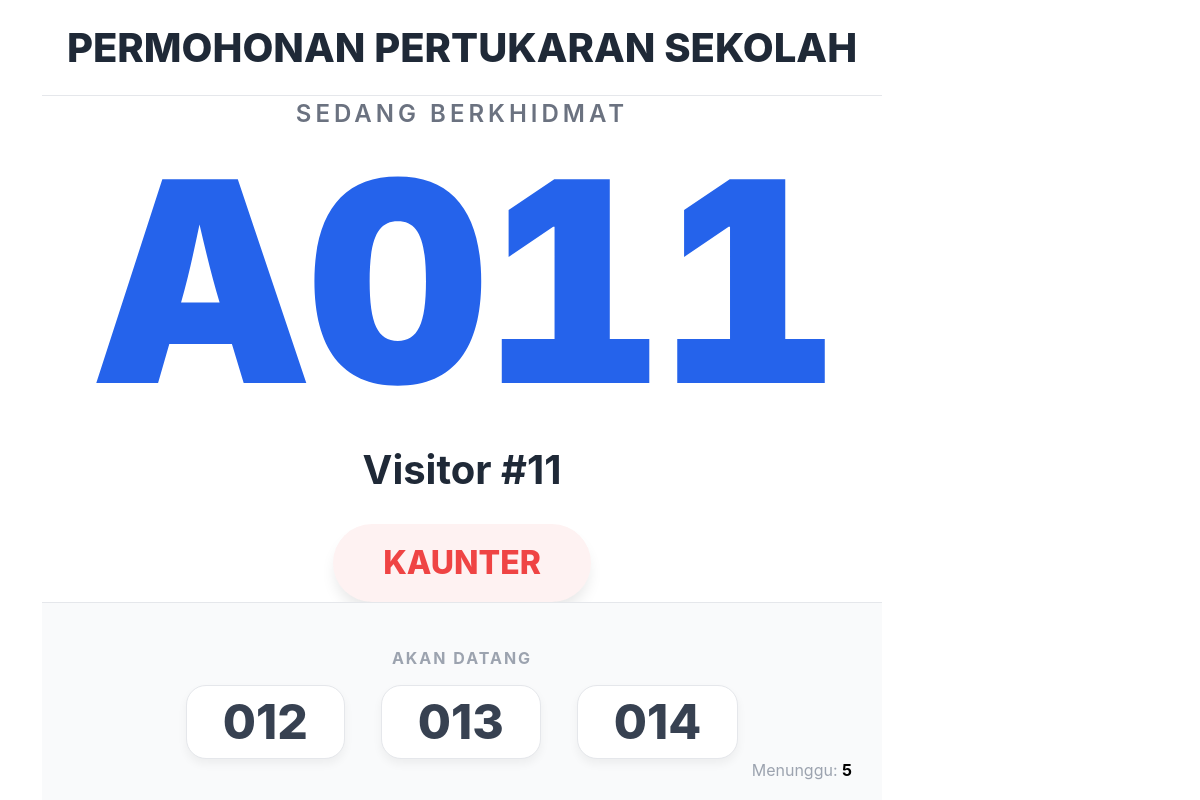
Page /q/e34f76f6-3da0-439d-a901-6b6a148072ad/display/ on the earlier database version.
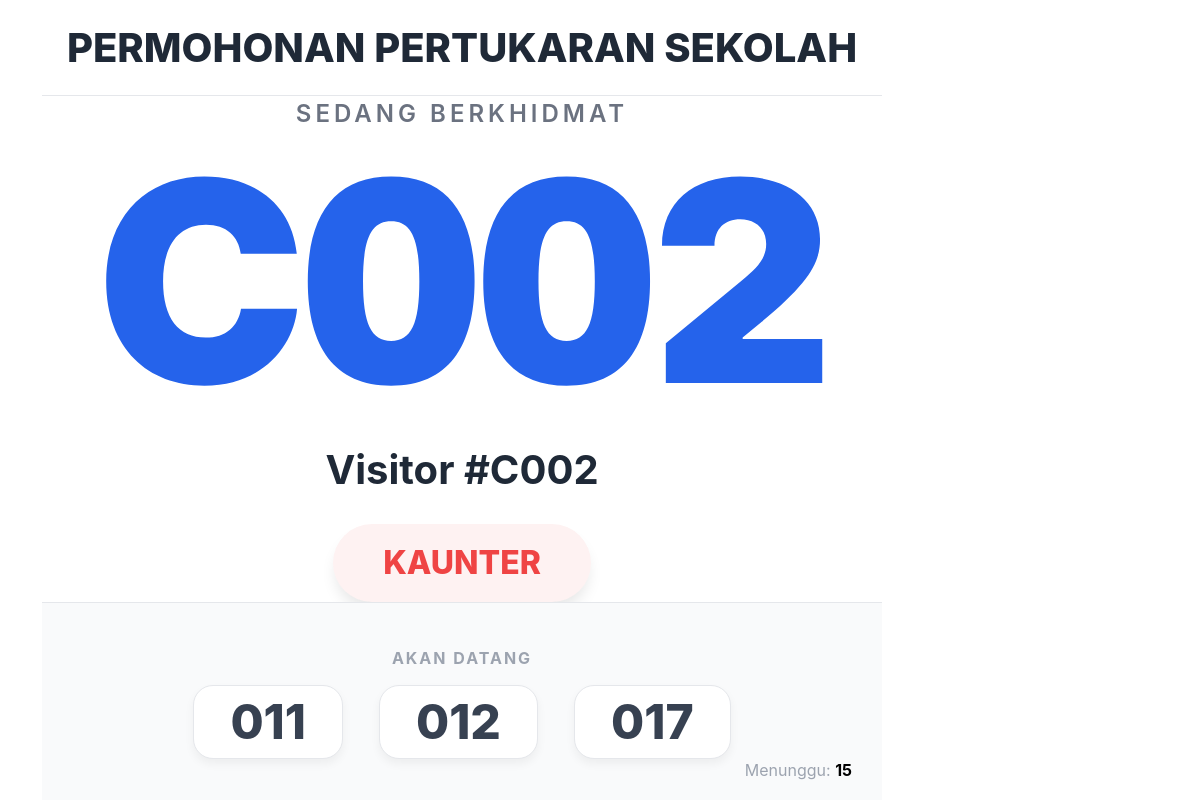
Same page on the later database version.
### queues/models.py (models this page shows, shortened)
class Visitor(models.Model):
    queue = models.ForeignKey(Queue, on_delete=models.CASCADE, related_name='visitors')
    name = models.CharField(max_length=100)
    number = models.IntegerField() # Nombor giliran (101, 102...)
    joined_at = models.DateTimeField(auto_now_add=True)
    STATUS_CHOICES = [
        ('WAITING', 'Waiting'),
        ('SERVING', 'Serving'),
        ('COMPLETED', 'Completed'),
    ]
    status = models.CharField(max_length=20, choices=STATUS_CHOICES, default='WAITING')
    is_returned = models.BooleanField(default=False)
    is_invited = models.BooleanField(default=False)
    SERVICE_CHOICES = [
        ('A', 'Pendaftaran'),
        ('B', 'Pembayaran'),
        ('C', 'Pertanyaan'),
    ]
    service_type = models.CharField(max_length=1, choices=SERVICE_CHOICES, default='A')
    @property
    def ticket_number(self):
        return f"{self.service_type}{self.number:03d}"

### queues/views.py (the view)
# urls.py: path('q/<slug:slug>/display/', views.status_display, name='status_display'),
def status_display(request, slug):
    queue = get_object_or_404(Queue, slug=slug)
    current_serving = Visitor.objects.filter(queue=queue, status='SERVING').first()
    waiting_visitors = Visitor.objects.filter(queue=queue, status='WAITING').order_by('is_returned', 'id')
    waiting_count = waiting_visitors.count()
    next_visitors = [f"{v.number:03d}" for v in waiting_visitors[:3]]
    return render(request, 'queues/display.html', {
        'queue': queue,
        'current_serving': current_serving,
        'waiting_count': waiting_count,
        'next_visitors': next_visitors
    })

### queues/templates/queues/display.html (shortened to what this page needs)
{% extends 'base.html' %}
{% block content %}
<div class="display-container">
    <div class="queue-header">
        <div class="queue-title">{{ queue.name }}</div>
    </div>
    <div id="active-container" class="active-section">
        <div class="label-current">Sedang Berkhidmat</div>
        <div id="number-text" class="big-number">
            {% if current_serving %}
                {{ current_serving.ticket_number }}
            {% else %}
                ---
            {% endif %}
        </div>
        <div id="name-text" class="visitor-name">
            {{ current_serving.name|default:"" }}
        </div>
        <div id="counter-text" class="counter-display" style="{% if not current_serving %}display: none;{% endif %}">
            {{ current_serving.served_by|default:"KAUNTER" }}
        </div>
    </div>
    <div class="footer-section">
        <div class="next-label">Akan Datang</div>
        <div id="next-list-container" class="next-list">
            {% if next_visitors %}
                {% for ticket in next_visitors %}
                    <div class="next-card"><span class="next-number">{{ ticket }}</span></div>
                {% endfor %}
            {% else %}
                <div class="next-card"><span class="next-number">-</span></div>
                <div class="next-card"><span class="next-number">-</span></div>
                <div class="next-card"><span class="next-number">-</span></div>
            {% endif %}
        </div>
        <div class="waiting-info">
            Menunggu: <strong id="total-waiting" style="color:#000">{{ waiting_count|default:"0" }}</strong>
        </div>
    </div>
</div>
{% endblock %}

Differences in the rows shown:
no longer on this page (row edited): Visitor: ticket_number "A011", name "Visitor #11"
now on this page (row edited): Visitor: ticket_number "C002", name "Visitor #C002"
Other differences:
{{ waiting_count|default:"0" }}: "5" → "15"
new list line: "011"
new list line: "017"
list line gone: "013"
list line gone: "014"
